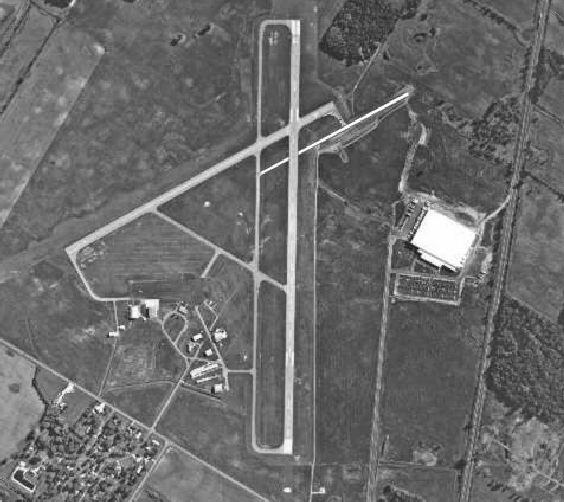
#> input picture laboratorio05/imagens/Fig1034(a)(marion_airport).tif, 564 x 502 px; the run also reads 2 pictures not shown here
$ jupyter execute --allow-errors lab5-pt2-nome-sobrenome.ipynb
#> lines starting #> are read from the running program, lines starting #| are printed output that depends on the picture; after the words box and inside, x2 and y2 are one past the last pixel; in counts of white or black regions, pixels touching at a corner belong together
## Universidade Federal de Campina Grande (UFCG)
## Centro de Engenharia Elétrica e Informática (CEEI)
## Disciplina: Int. ao Processamento de Imagem Digital e Visão Computacional
## Professora: Luciana Ribeiro Veloso
## Aluno(a): Coloque seu nome aqui

## Observações
***

1. Os arquivos de laboratório devem ser salvos seguindo o seguinte padrão: `lab-x-nome-sobrenome.ipynb`.
2. Não esqueça de colocar o seu nome no cabeçalho acima.
3. Não altere a ordem das células e realize as implementações somente nos campos específicados.
4. Ao longo do laboratório será solicitado perguntas teóricas relativas aos assuntos das aulas da disciplina e implementações de código utilizando a linguagem de programação Python.
5. As células de implementação com código serão indicadas pelos seguintes comentários: `# IMPLEMENTE O SEU CÓDIGO AQUI`.
6. Para editar uma célula de texto, basta clicar duas vezes com o cursos do mouse para editar, e `Ctrl + Enter` para finalizar a edição.
7. Para rodar as células com os códigos desenvolvidos, digite `Ctrl + Enter` ou clique em `Run` no menu do Jupyter.
8. Dúvidas, problemas de execução de código ou dificuldades com a linguagem de programação Python devem ser feitas durante as aulas de laboratório, encaminhadas para o grupo de WhatsApp da turma ou fórum do PVAE da disciplina.
9. Os laboratórios devem ser enviados nos campos especificados pelo PVAE. ATENTE-SE AOS PRAZOS DE ENTREGA!

# <span style="color:red">Laboratório 5.2: Segmentação em Imagens</span>
***

### Importação dos Pacotes

[cell 1]
import os                                    # operational system para manipulação de arquivos
import cv2                                   # opencv para manipulação de imagens
import numpy as np                           # numpy para manipulação de matrizes e arrays
import urllib.request as url                 # urllib para baixar arquivos via HTTPS
import zipfile                               # zipfile para lidar com arquivos compactados
import matplotlib.pyplot as plt              # pyplot para plotagem de gráficos e imagens
import matplotlib.patheffects as PathEffects # função utilitária de plotagem gráfica

[cell 2]
# baixando as imagens de referência
url.urlretrieve('https://github.com/Alyssonmach/pdi-labs/raw/main/imagens.zip', 'imagens.zip')
#> (this line was passed over: the network is not available in this run)
#> (the rest of this cell did not finish here and is left out)

### Transformada de Hough

A biblioteca OpenCV disponibiliza funções para a aplicação da Transformada de Hough, viabilizando a identificação de retas e círculos:

1. Detecção de Linhas:
    * **lines = cv2.HoughLines(src_img, $\rho_{res}$, $\theta_{res}$, threshold)**
    * **src_img** é a imagem de entrada e deve ser uma imagem binária;
    * $\rho_{res}$ controla a sensibilidade da variável $\rho$, em unidades;
    * $\theta_{res}$ controla a sensibilidade da variável $\theta$, em radianos;
    * **threshold** é o limiar do acumulador para que uma linha seja considerada válida;
    * **lines** é um array que armazena as linhas;
        * A variável tem dimensões (L, 1, 2), sendo L o número de linhas detectadas
        * Cada linha tem dimensões (1, 2) -> [$\rho$, $\theta$]
        * A i-ésima linha é acessada por linha = lines[ i ]

2. Detecção de Círculos:
    * **circles = cv2.HoughCircles(src_img, cv2.HOUGH_GRADIENT, dp, dist, param1, param2, minRadius=0, maxRadius=0)**
    * **src_img** é a imagem de entrada;
    * **cv2.HOUGH_GRADIENT** é um flag que determina o método a ser utilizado pelo algoritmo;
    * **dp** controla a resolução da matriz de acumuladores;
    * **dist** controla a distância mínima entre círculos para suprimir múltiplas detecção de um mesmo objeto;
    * **param1** representa o limiar superior de um detector de Canny aplicado internamente à função, o limiar inferior é escolhido como param1/2;
    * **param2** é uma variável análoga ao threshold de cv2.HoughLines e controla o limiar do acumulador para os círculos;
    * **minRadius** e **maxRadius** controlam os valores mínimo e máximo do raio dos círculos detectados. São ignorados se deixados no valor default 0.
    * **circles** é um array que armazena os círculos;
        * A variável tem dimensões **(C, 3)**, sendo C o número de círculos detectados
        * Cada círculo de raio r e centrado em **(x1, y1)** tem dimensões (3) -> [x1, y1, r]

As funções a seguir podem ser utilizadas para desenhar linhas e círculos detectados:

* **cv2.line(dst_img, (x1,y1), (x2,y2), color, width)**
* **cv2.circle(dst_img, (cx, cy), r, color, width)**
    * **dst_img** é a imagem de saída onde o desenho será feito;
    * **(x1, y1)** e **(x2, y2)** representam pontos do início/fim da linha desenhada;
    * **(cx, cy)** e **r** representam as coordenadas do centro do círculo e o raio, respectivamente;
    * **color** é uma tupla rgb (vermelho, verde, azul) que indica a cor da linha/circulo desenhado;
    * **width** indica a largura das linhas. Pode ser -1 no caso do circulo, indicando que a forma deve ser preenchida;

 ## <span style='color:blue'>Questão 1: [Valor da Questão: 2.0][Taxa de acerto: x.x]</span>
* (a) O código abaixo realiza a detecção de linhas da imagem **Fig1034(a)(marion_airport).tif** utilizando a transformada de Hough. O que representam os pontos (x0, y0) marcados em ciano?
* (b) Modifique o código acima para que sejam detectadas apenas as linhas referentes às pistas de pouso do aeroporto. Observe que o parâmetro em lines é dado em radianos.

[cell 3]
# Lê imagem e converte para escala de cinza
rgb_img = cv2.imread("imagens/Fig1034(a)(marion_airport).tif") [:, :, ::-1]
#> rgb_img is the input picture: shape (502, 564, 3); min 19, max 255, mean 106.4
src_img = cv2.cvtColor( rgb_img, cv2.COLOR_RGB2GRAY )

# Realiza detecção de bordas
canny_output = cv2.Canny(image = src_img, threshold1 = 100, threshold2 = 200, L2gradient = True )
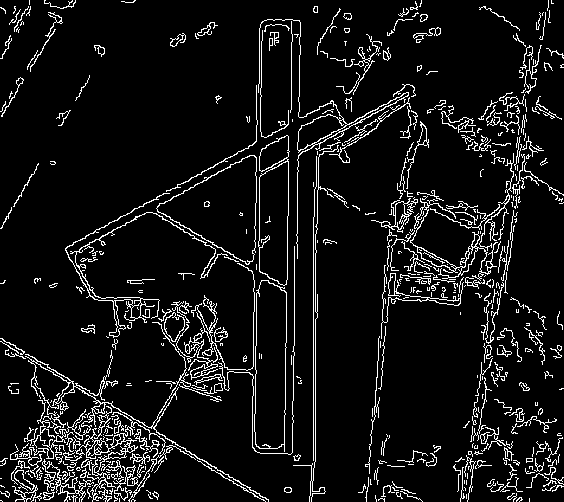
#> canny_output: shape (502, 564); 8% white in thin lines or dots

# Realiza detecção de linhas
lines = cv2.HoughLines(image = canny_output,  rho = 1 ,  theta = 1 * np.pi / 180 , threshold = 200)
#> lines = [[313, 0], [315, 0], [259, 0.0175], [262, 0.0175], [540, 0.157], [290, 2.11], [300, 0.0175], [248, 1.06]]

# Desenha as linhas em uma cópia de rgb_img
dst_img = rgb_img.copy()

for line in lines:
    rho   = line[0][0]
    theta = line[0][1]

    # Linhas
    x1 = int(rho * np.cos(theta) - 1000 * np.sin(theta))
    y1 = int(rho * np.sin(theta) + 1000 * np.cos(theta))
    x2 = int(rho * np.cos(theta) + 1000 * np.sin(theta))
    y2 = int(rho * np.sin(theta) - 1000 * np.cos(theta))
    cv2.line(img = dst_img, pt1 = (x1,y1), pt2 = (x2,y2), color = (255, 0, 0), thickness = 2)

    # Pontos
    x0 = int(rho * np.cos(theta))
    y0 = int(rho * np.sin(theta))
    cv2.circle(img = dst_img, center = (x0, y0), radius = 5, color = (0, 255, 255), thickness = -1)
#> this loop made 8 passes
#> (rho, theta, x1, y1, x2, y2, x0, y0) on passes 1 to 8: (313, 0, 313, 1000, 313, -1000, 313, 0), (315, 0, 315, 1000, 315, -1000, 315, 0), (259, 0.0175, 241, 1004, 276, -995, 258, 4), (262, 0.0175, 244, 1004, 279, -995, 261, 4), (540, 0.157, 376, 1072, 689, -903, 533, 84), (290, 2.11, -1006, -266, 707, 763, -149, 248), (300, 0.0175, 282, 1005, 317, -994, 299, 5), (248, 1.06, -754, 701, 994, -267, 120, 216)
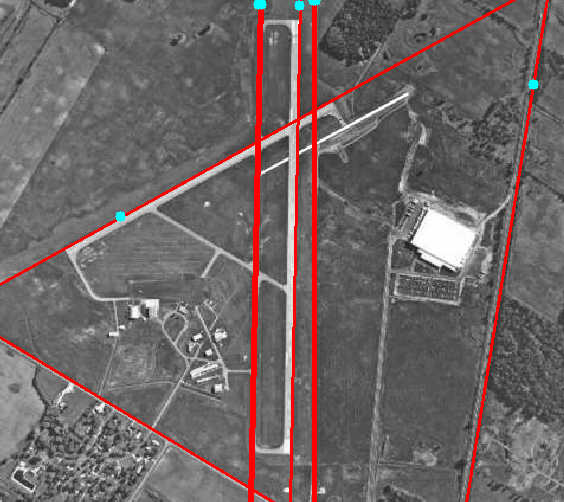
#> dst_img: shape (502, 564, 3); 4% of pixels changed, all inside (x1, y1, x2, y2) = (0, 0, 549, 502)

# Plots
fig, axs = plt.subplots(nrows = 1, ncols = 3, figsize=(16, 24))

# Imagem Original
axs[0].imshow(src_img, cmap="gray")
axs[0].set_title("Original", fontsize = 16)

# Filtragem
axs[1].imshow(canny_output, vmin = 0, vmax = 255, cmap="gray")
axs[1].set_title("Detector de Canny", fontsize = 16)

# Filtragem
axs[2].imshow(dst_img, vmin = 0, vmax = 255)
axs[2].set_title("Detecção de Linhas", fontsize = 16)

[cell 4]
# IMPLEMENTE SEU CÓDIGO AQUI --> QUESTÃO 1 - letra (b)

## <span style='color:green'>Respostas da Questão 1:</span>

* Adicione sua resposta aqui.

 ## <span style='color:blue'>Questão 2: [Valor da Questão: 1.0][Taxa de acerto: x.x]</span>

* O código abaixo utiliza a transformada de Hough para circular todos os planetas em um desenho do nosso Sistema Solar. Modifique os parâmetros da função cv2.HoughCircles e tente circular os planetas individualmente. Comente os resultados observados.

[cell 5]
def draw_circles(src_img, circles_array, color = (255, 0, 0), width = 1):
    '''Desenha círculos detectadas pela transformada de Hough'''

    dst_img = src_img.copy()
    circles_array = np.uint16(np.around(circles_array))
    for circle in circles_array[0]:
        x1, y1, r = circle
        # Circunferência
        cv2.circle(dst_img, (x1, y1), r, color, width)
        # Centro
        cv2.circle(dst_img, (x1, y1), 10, (255, 0, 255), -1)

    return dst_img

[cell 6]
# Lê imagem e converte para escala de cinza
bgr_img = cv2.imread("imagens/planets.jpg") [:, :, ::-1]
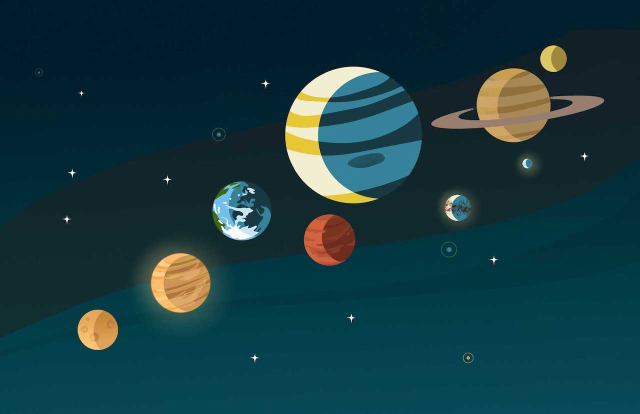
#> input picture laboratorio02/imagens/planets.jpg, 1280 x 828 px, found by its file name (shown at 1/2 size)
src_img = cv2.cvtColor( bgr_img, cv2.COLOR_RGB2GRAY )
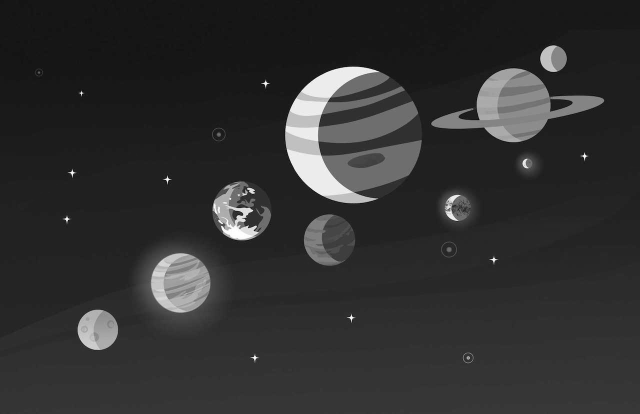
#> src_img: shape (828, 1280) (shown at 1/2 size); min 0, max 255, mean 48

# detectando todos os planetas
circles = cv2.HoughCircles(src_img,cv2.HOUGH_GRADIENT, 1, 100, param1=100, param2=50, minRadius=15, maxRadius=150)
#> circles = [[706.5, 270.5, 136.9], [361.5, 565.5, 59.2], [195.5, 659.5, 40.4], [483.5, 420.5, 59.1], [1026.5, 211.5, 74.7], [657.5, 481.5, 49.3], [1106.5, 117.5, 26.8]]
dst_img = draw_circles(bgr_img, circles, color = (255, 0, 0), width = 5)
#> in draw_circles, `circles_array = np.uint16(np.around(circles_array))`: circles_array = [[706, 270, 137], [362, 566, 59], [196, 660, 40], [484, 420, 59], [1026, 212, 75], [658, 482, 49], [1106, 118, 27]]
#> the loop in draw_circles, `for circle in circles_array[0]:` made 7 passes
#> after the loop in draw_circles, `for circle in circles_array[0]:`:
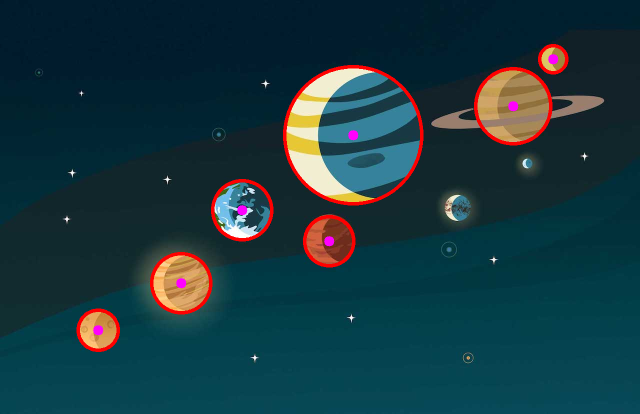
#> dst_img: shape (828, 1280, 3) (shown at 1/2 size); mean R, G, B 25.3, 56, 63.7

# Plots
fig, axs = plt.subplots(nrows = 1, ncols = 3, figsize=(16, 24))

# Imagem Original
axs[0].imshow(bgr_img, vmin = 0, vmax = 255, cmap = "gray")
axs[0].set_title("Original", fontsize = 16)

# Filtragem
axs[1].imshow(src_img, vmin = 0, vmax = 255, cmap = "gray")
axs[1].set_title("Escala de Cinza", fontsize = 16)

# Filtragem
axs[2].imshow(dst_img, vmin = 0, vmax = 255)
axs[2].set_title("Detecção de Círculos", fontsize = 16)

[cell 7]
# IMPLEMENTE SEU CÓDIGO AQUI -> QUESTÃO 2

## <span style='color:green'>Respostas da Questão 2:</span>

* Adicione sua resposta aqui.

### Segmentação por Limiarização
A biblioteca OpenCV disponibiliza funções para a limiarização de imagens:

1. Limiarização com limiar global:
    * **limiar, th1 = cv2.threshold( src_img, limiar, vmax, cv2.THRESH_BINARY )**
2. Limiarização com limiar global escolhido automaticamente:
    * **limiar, th1 = cv2.threshold( src_img, 0, vmax, cv2.THRESH_BINARY + cv2.THRESH_OTSU )**
3. Limiarização com limiar local escolhido automaticamente:
    * **th1 = cv2.adaptiveThreshold(src_img, vmax, flag, cv2.THRESH_BINARY, block_size, C)**

As variáveis listadas correspondem a:
* **src_img** é a imagem de entrada;
* **limiar** é o valor global de limiarização;
* **vmax** é o valor para o qual os pixels acima do limiar são setados;
* **cv2.THRESH_BINARY** é um flag que indica o tipo de limiarização a ser executado. Outras opções estão disponíveis;
* **block_size** define o tamanho da janela utilizada na limiarização adaptativa;
* **C** é uma constante que controla a definição do limiar local;
* **flag** define a forma como o limiar local é definido:
    * Se for **cv2.ADAPTIVE_THRESH_MEAN_C** o limiar local é definido como a média da vizinhança menos C
    * Se for **cv2.ADAPTIVE_THRESH_GAUSSIAN_C** o limiar local é definido como uma soma ponderada gaussiana da vizinhança menos C

 ## <span style='color:blue'>Questão 3: [Valor da Questão: 1.0][Taxa de acerto: x.x]</span>
* O código abaixo realiza a segmentação de um marca-passo a partir de uma imagem de raio-x. Analise o código e comente sobre os passos executados nesse processo.

[cell 8]
src_img = cv2.imread("imagens/pacemaker.png", 0 )
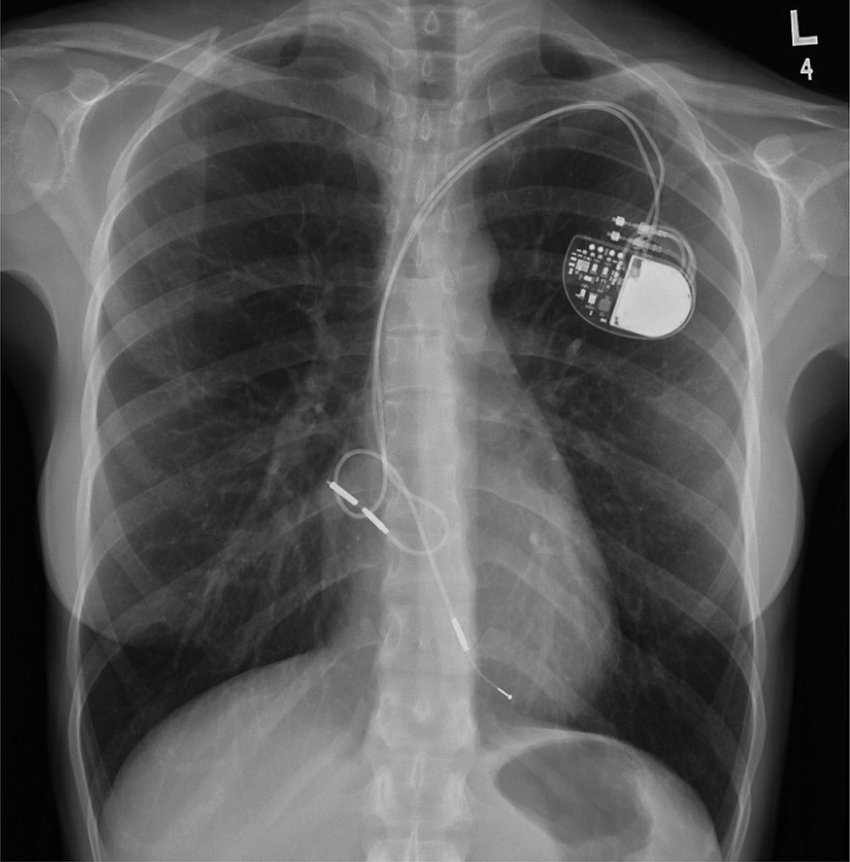
#> input picture laboratorio05/imagens/pacemaker.png, 850 x 862 px
#> src_img: shape (862, 850)
hist = cv2.calcHist([src_img], [0], None, [256], [0,256])
#> hist = 256 values, max 24571 at index 5, min 0 at index 231, mean 2862.1

_, th1 = cv2.threshold(src_img, 15, 255, cv2.THRESH_BINARY)
#> th1: shape (862, 850); 92.2% white; 9 black regions (5 under 20 px), largest, box (x1, y1, x2, y2) and area: (760, 383, 849, 861) 23011, (1, 322, 72, 861) 21976, (642, 0, 849, 106) 10764, (1, 0, 94, 35) 1101
_, th2 = cv2.threshold(src_img, 85, 255, cv2.THRESH_BINARY)
#> th2: shape (862, 850); 51.8% white; 141 black regions (113 under 20 px), largest, box (x1, y1, x2, y2) and area: (78, 34, 386, 848) 145586, (465, 109, 753, 861) 93385, (737, 329, 850, 862) 37362
_, th3 = cv2.threshold(src_img, 195, 255, cv2.THRESH_BINARY)
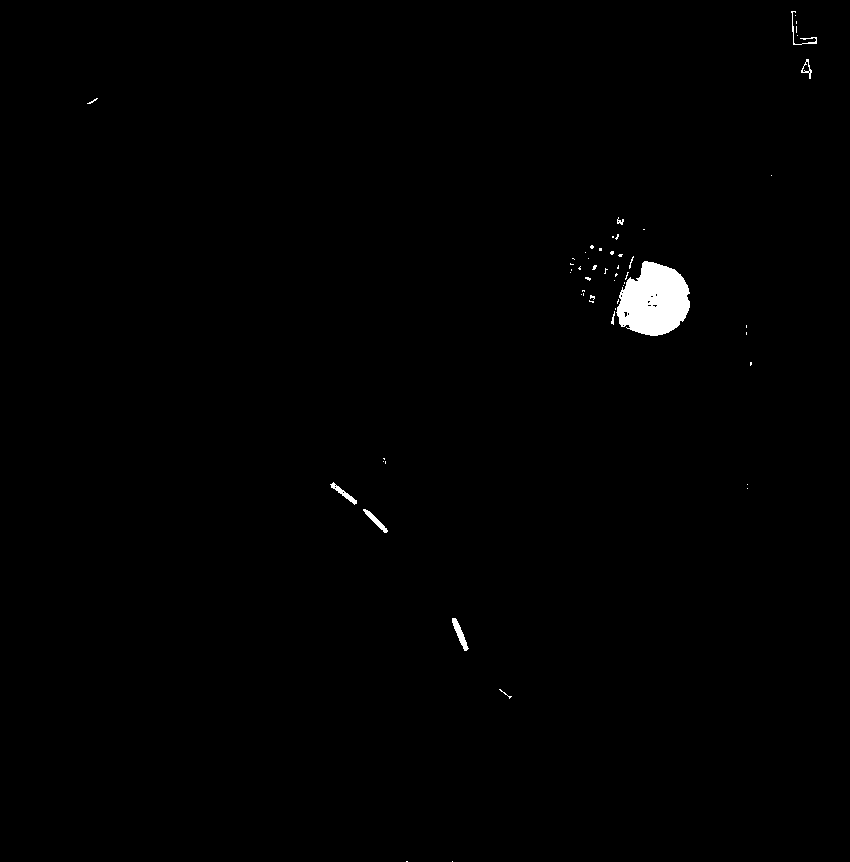
#> th3: shape (862, 850); 0.68% white; 56 white regions (46 under 20 px), largest, box (x1, y1, x2, y2) and area: (616, 261, 690, 336) 3983, (452, 618, 469, 651) 196, (363, 509, 388, 533) 150

kernel = cv2.getStructuringElement(cv2.MORPH_ELLIPSE,(3,3))
#> kernel = [[0, 1, 0], [1, 1, 1], [0, 1, 0]]
th4 = cv2.erode(th3, kernel, iterations = 4)
#> th4: shape (862, 850); 0.38% white; 1 white region, box (x1, y1, x2, y2) and area: (621, 265, 686, 332) 2799
th4 = cv2.dilate(th4, kernel, iterations = 5)
#> th4: shape (862, 850); 0.56% white; 1 white region, box (x1, y1, x2, y2) and area: (616, 260, 691, 337) 4129

# Plots
fig, axs = plt.subplots(nrows = 2, ncols = 3, figsize=(16, 10))

# Imagem Original
axs[0][0].imshow(src_img, vmin = 0, vmax = 255, cmap = "gray")
axs[0][0].set_title("Original", fontsize = 16)

# Histograma
axs[0][1].plot(hist)
axs[0][1].set_xlim([0,256])
axs[0][1].axvline(x = 15, label = "15", c = "r", ls = "--")
axs[0][1].axvline(x = 85, label = "85", c = "g", ls = "--")
axs[0][1].axvline(x = 195, label = "195", c = "b", ls = "--")
axs[0][1].set_title("Histograma", fontsize = 16)
axs[0][1].legend()

# Segmentação de Marca-Passo
axs[0][2].imshow(th4, vmin = 0, vmax = 255, cmap = "gray")
axs[0][2].set_title("Segmentação de Marca-Passo", fontsize = 16)

axs[1][0].imshow(th1, vmin = 0, vmax = 255, cmap = "gray")
axs[1][1].imshow(th2, vmin = 0, vmax = 255, cmap = "gray")
axs[1][2].imshow(th3, vmin = 0, vmax = 255, cmap = "gray")
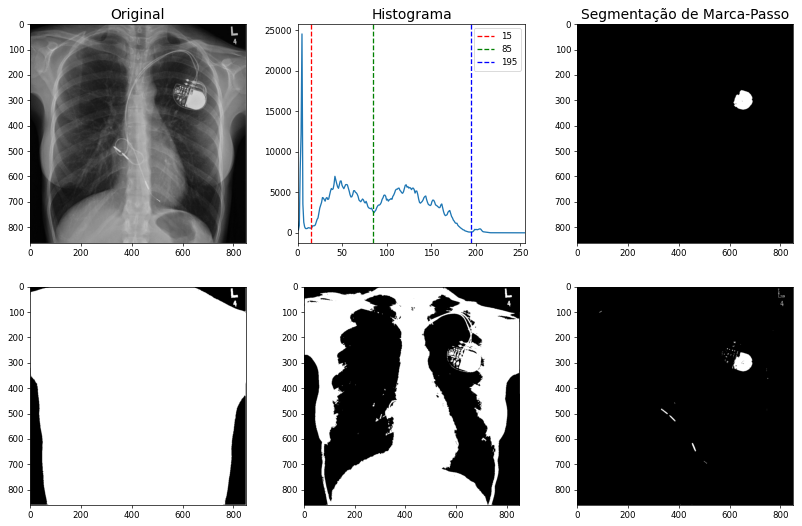
#> figure drawn by matplotlib, 6 panels; panel 2: curve peaks at x = 5, y = 24571

## <span style='color:green'>Respostas da Questão 3:</span>

* Adicione sua resposta aqui.

 ## <span style='color:blue'>Questão 4: [Valor da Questão: 2.0][Taxa de acerto: x.x]</span>
* (a) O código abaixo realiza a segmentação de uma imagem utilizando limiarização de Otsu e limiarização Adaptativa. Qual método foi mais bem sucedido? Por que esse método funcionou melhor que os outros?
* (b) Em seguida, o próximo código realiza a segmentação de uma imagem utilizando limiarização de Otsu e limiarização Adaptativa. Qual método foi mais bem sucedido? Por que esse método funcionou melhor que os outros?
* (c) Qual a função do filtro gaussiano é aplicada antes da limiarização? A sua retirada produz efeitos significativos nas imagens dos itens a e b? Experimente também em outras figuras da pasta de imagens e comente os resultados.

[cell 9]
# CÓDIGO DE REFERÊNCIA --> QUESTÃO 4 - letra (a)
src_img = cv2.imread("imagens/Fig1036(c)(gaussian_noise_mean_0_std_50_added).tif", 0)
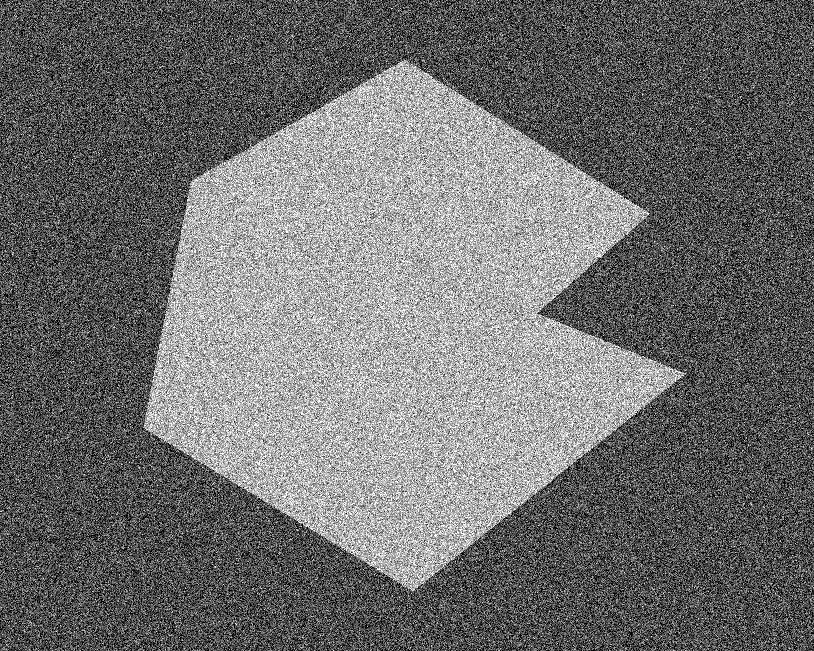
#> input picture laboratorio05/imagens/Fig1036(c)(gaussian_noise_mean_0_std_50_added).tif, 814 x 651 px
#> src_img is the input picture: shape (651, 814); min 0, max 255, mean 110
src_img = cv2.GaussianBlur(src_img,(5,5),0)
#> (the rest of the program and of its run is left out)
